Frame 1 (no input): blank canvas, image omitted
Frame 60 (no input): blank canvas, image omitted
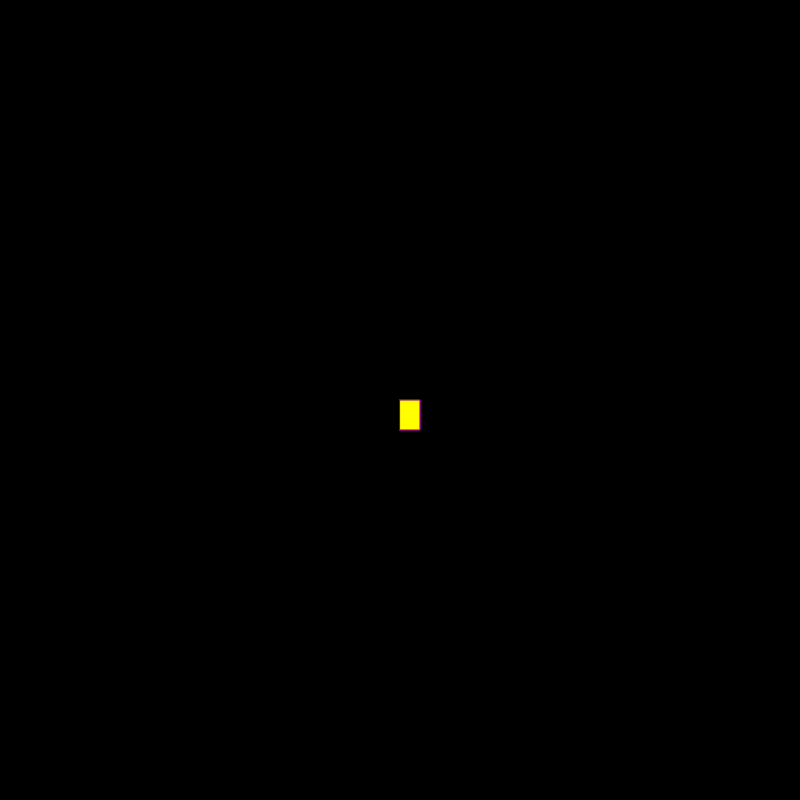
Frame 120 (the mouse pressed at the canvas centre since frame 60)

The p5.js sketch whose frames 1 and 60 were blank and that drew this single picture after the mouse press (run headless with seeded random() and noise() and a simulated clock; from frame 60 on, the mouse is pressed at the canvas centre):

// p5.js sketch
// ── sketch.js
function setup() {
    createCanvas(800, 800);
   background("black");
  }
  
  function draw() {
   
    stroke("purple");
    fill("yellow");
  
    // console.log(mouseIsPressed);
  
    if (mouseIsPressed) {
      rect(mouseX, mouseY, 20, 30);
    }
  }
  
